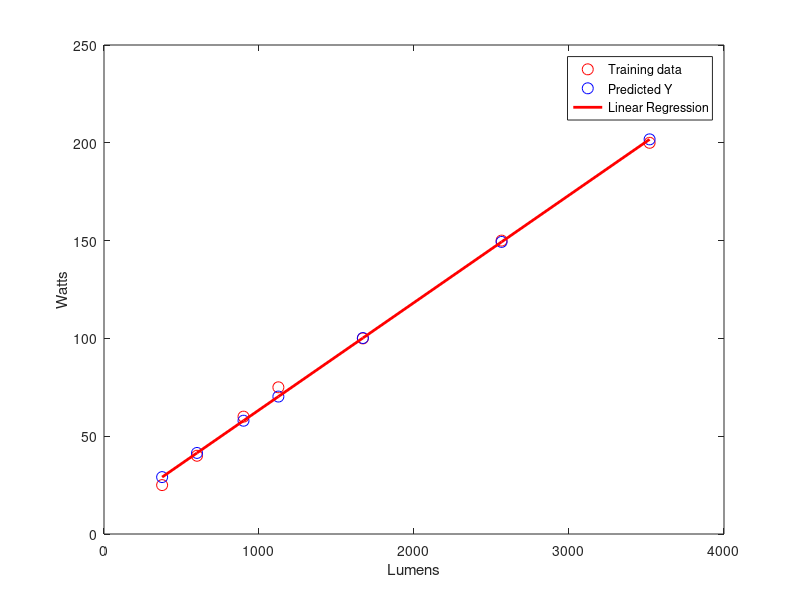

This figure's MATLAB source:
% Data of Lumens and Watts
% Halogen incandescent (tungsten halogen) 230 V
lumens = [375, 600, 900, 1125, 1670, 2565, 3520];
watts = [25, 40, 60, 75, 100, 150, 200];

% Change variable name
x = [lumens];
y = [watts];

% Find n and mean of x and y
n = length(x);
global mean_x = mean(x)
global mean_y = mean(y)

% Function to plot the data
function plotData(x,y)
  plot(x,y,'ro','MarkerSize',8); % Plot the data
  
  xlabel('Lumens'); % Set the x-axis label
  ylabel('Watts'); % Set the y-axis label
end

% We use simple linear regression formula -> y = a + B.x

global e_x = []; % errors of x
global e_y = []; % errors of y

% Function to calculate the errors
function calcError (n, x, y)
  global e_x;
  global e_y;
  global mean_x;
  global mean_y;

  for i = 1:n,
    err_x = x(i) - mean_x;
    err_y = y(i) - mean_y;
    e_x = vertcat(e_x, [err_x]);
    e_y = vertcat(e_y, [err_y]);
  end
endfunction

% Function to calculate the numerator of B (Beta)
function num = numerator (n)
  global e_x;
  global e_y;
  num = 0;
  multiplication = [];

  for i = 1:n,
    x = e_x(i) * e_y(i);
    multiplication = vertcat(multiplication, [x]);
  end

  num = sum(multiplication);
  return;
endfunction

% Function to calculate tht denominator of B (Beta)
function denom = denominator (n)
  global e_x;
  denom = 0;
  square = [];

  for i = 1:n,
    y = power(e_x(i), 2);
    square = vertcat(square, [y]);
  end

  denom = sum(square);
  return
endfunction

% Function to calculate the slope B (Beta)
function B = slope (num, denom)
  B = num/denom;
  return
endfunction

% Function to calculate the intercept a (alpha)
function a = intercept (B)
  global mean_x;
  global mean_y;

  a = mean_y - B * mean_x;
  return
endfunction

% Function to compute Y (prediction)
function Y = prediction (n, a, B, x)
  Y = [];

  for i = 1:n,
    predict = a + B * x(i);
    Y = vertcat(Y, [predict]);
  end
  return;
endfunction

% Function to plot the prediction
function plotPredict(x,Y)
  plot(x,Y,'bo','MarkerSize',8); % Plot the Y prediction
end

% Function to plot the line of linear regression
function plotLine(x, Y)
  plot(x,Y,'r-','linewidth',2); % Plot the regression line
end

% Function to calculate the RMSE
function rmse = estimateTheError(n, y, Y)
  substract = [];
  squared_error = [];
  for i = 1:n,
    subs = Y(i) - y(i);
    substract = vertcat(substract, [subs]);
    square = power(substract(i), 2);
    squared_error = vertcat(squared_error, [square]);
  end
  rmse = sqrt(sum(squared_error)/5);
  return;
endfunction

calcError(n, x, y);
B = slope(numerator(n), denominator(n));
a = intercept(B);
Y = prediction(n, a, B, x);

printf('Prediction: \n');
disp(Y);
printf('\n');
printf('RMSE = %f\n', estimateTheError(n, y, Y));

plotData(x,y);
hold on;
plotPredict(x,Y);
hold on;
plotLine(x,Y);
legend('Training data','Predicted Y','Linear Regression')
hold off;

printf('\n');
fprintf('Program paused. Press enter to exit.\n');

pause;